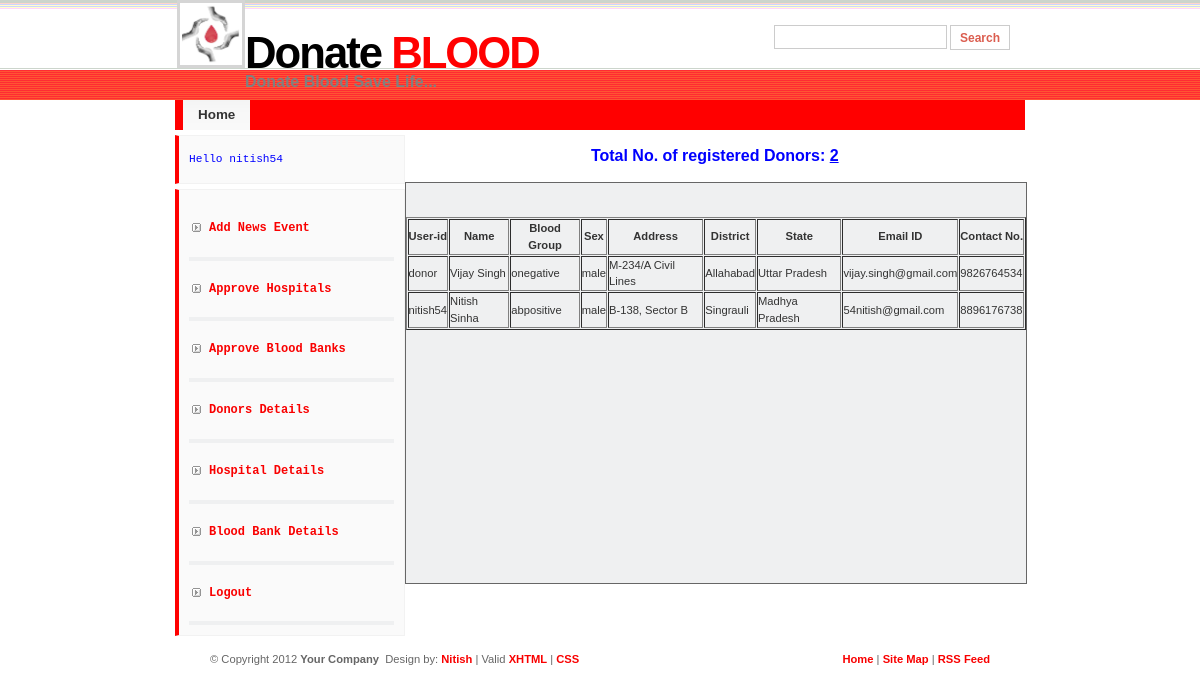
Page /admin/donorInfo.php (signed in) on the committed database.
### tables this page shows
CREATE TABLE IF NOT EXISTS `donor` (
  `userid` varchar(20) NOT NULL,
  `password` varchar(20) NOT NULL,
  `name` varchar(20) NOT NULL,
  `bloodgroup` varchar(10) NOT NULL,
  `sex` varchar(7) NOT NULL,
  `address` varchar(100) NOT NULL,
  `city` varchar(20) NOT NULL,
  `district` varchar(20) NOT NULL,
  `state` varchar(20) NOT NULL,
  `email` varchar(40) NOT NULL,
  `contactno` bigint(20) NOT NULL,
  PRIMARY KEY (`userid`)
);

### admin/donorInfo.php (the view, shortened to what this page needs)
<!DOCTYPE html PUBLIC "-//W3C//DTD XHTML 1.0 Strict//EN" "http://www.w3.org/TR/xhtml1/DTD/xhtml1-strict.dtd">
<html xmlns="http://www.w3.org/1999/xhtml" xml:lang="en" lang="en">
    <head>
        <link rel="stylesheet" href="../images/CitrusIsland.css" type="text/css" />
    </head>
    <body>
        <div id="wrap">
            <?php
            include 'adminHeader.php';
            ?>
            <div id="sidebar" >
           <code><span style="align: right; color: blue;"><label><?php echo "Hello ".$_SESSION['userid'] ?> </label></span></code>
              <ul class="sidemenu">
			<li><a href="addNews.php">Add News Event</a></li>
			<li><a href="addHospitals.php">Approve Hospitals</a></li>
                        <li><a href="addBloodbank.php">Approve Blood Banks</a></li>
			<li><a href="DonorInfo.php">Donors Details</a></li>
			<li><a href="hospitalInfo.php">Hospital Details</a></li>
                        <li><a href="bloodbankInfo.php">Blood Bank Details</a></li>
                         <li><a href="logout.php">Logout</a></li>
		</ul>
            </div>
            <div id="wside">
        <?php
        $sql = "SELECT count(*) FROM bbms.donor";
        $result1 = mysql_query($sql);
        $row1 = mysql_fetch_array($result1);
        echo "<center><font size='3'color='blue'><br/><b>Total No. of registered Donors: " ."<u>". $row1[0]."</u></b></font><br/>";
        ?>
        <br/>
        <div class="scroll">
            <br/><br/>
            <table width="100%" border="1" cellpadding="1" cellspacing="1" align="center" >
                <tr height="30"><th>User-id</th><th>Name</th>
                    <th>Blood Group</th><th>Sex</th>
                <th>Address</th><th>District</th>
                <th>State</th><th>Email ID</th>
                <th>Contact No.</th>
                </tr>
                <?php
                $query = "SELECT userid,name,bloodgroup,sex,address,district,state,email,contactno FROM bbms.donor";
                $result = mysql_query($query);
                while ($row = mysql_fetch_array($result)) {
                    echo "<tr height='25'><td>" . $row[0] . "</td><td>" . $row[1] . "</td><td>" . $row[2] . "</td><td>" . $row[3] . "</td><td>" . $row[4] . "</td><td>" . $row[5] . "</td><td>" . $row[6] . "</td><td>" . $row[7] . "</td><td>" . $row[8] . "</td></tr>";
                }
                echo "</table>";
                echo "<br/><br/>";
                ?>
        </div>
        <br/><br/>
                 </div>
        </div>
        <?php
        include 'adminfooter.php';
        ?>
    </body>
</html>

### images/CitrusIsland.css (style rules this page uses)
* { margin:0; padding: 0; }
body { margin: 0; padding: 0; font: 70%/1.5em Verdana, Tahoma, Arial,sans-serif; color: #333; text-align: center; background: #FFF url(bg.gif) repeat-x; }
a { color: #F90000; background-color: inherit; text-decoration: none; }
ul, ol { margin: 10px 20px; padding: 0 20px; }
code { margin: 5px 0; padding: 10px; text-align: left; display: block; overflow: auto; font: 500 1em/1.5em 'Lucida Console', 'courier new', monospace; background: #FAFAFA; border: 1px solid #f2f2f2; border-left: 4px solid #FF0000; }
label { display:block; margin:5px 0; }
#wrap { margin: 0 auto; padding: 0; width: 850px; text-align: left; }
#sidebar { float: left; width: 27%; margin: 0; padding: 0; display: inline; }
#sidebar ul.sidemenu { margin: 5px 0; padding: 10px; text-align: left; display: block; overflow: auto; font: 500 1em/1.5em 'Lucida Console', 'courier new', monospace; background: #FAFAFA; border: 1px solid #f2f2f2; border-left: 4px solid #FF0000; }
#sidebar ul.sidemenu li { border-bottom: 4px solid #EFF0F1; background: url(arrow.gif) no-repeat 3px 23px; padding: 20px 0px 20px 20px; font-size: 12px; }
#sidebar ul.sidemenu li a { font-weight: bolder; background-image: none; text-decoration: none; }
#wside { float: right; margin: 0 0 0 0; padding: 0; width: 73%; }

### rows in the picture
donor: userid "donor", name "Vijay Singh", bloodgroup "onegative", sex "male", address "M-234/A Civil Lines", district "Allahabad", state "Uttar Pradesh", email "vijay.singh@gmail.com", contactno "9826764534"
donor: userid "nitish54", name "Nitish Sinha", bloodgroup "abpositive", sex "male", address "B-138, Sector B", district "Singrauli", state "Madhya Pradesh", email "54nitish@gmail.com", contactno "8896176738"

### other values in the picture
$_SESSION['userid'] "nitish54"
$row1[0] "2"
